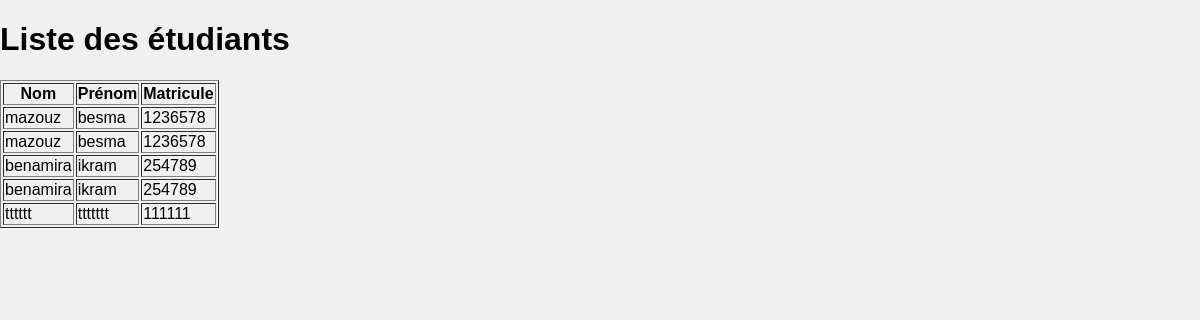
The page /app1/alist/ on the database its author committed.
### app1/models.py (models this page shows, shortened)
class Student(models.Model):
    nom = models.CharField(max_length=100)
    prenom = models.CharField(max_length=100)
    matricule = models.CharField(max_length=20)

### app1/views.py (the view)
def student_list(request):
    students = Student.objects.all()
    return render(request, 'student_list.html', {'students': students})

### templates/student_list.html (shortened to what this page needs)
{% load static %}
<!DOCTYPE html>
<html lang="en">
<head>
    <link rel="stylesheet" type="text/css" href="{% static 'css/style.css' %}">
</head>
<body>
    <h1>Liste des étudiants</h1>
    <table border="1">
        <thead>
            <tr>
                <th>Nom</th>
                <th>Prénom</th>
                <th>Matricule</th>
            </tr>
        </thead>
        <tbody>
            {% for student in students %}
            <tr>
                <td>{{ student.nom }}</td>
                <td>{{ student.prenom }}</td>
                <td>{{ student.matricule }}</td>
            </tr>
            {% endfor %}
        </tbody>
    </table>
</body>
</html>

### static/css/style.css (style rules this page uses)
body { font-family: Arial, sans-serif; margin: 0; padding: 0; background-color: #f0f0f0; }

### rows shown on the page
Student: nom "mazouz", prenom "besma", matricule "1236578"
Student: nom "mazouz", prenom "besma", matricule "1236578"
Student: nom "benamira", prenom "ikram", matricule "254789"
Student: nom "benamira", prenom "ikram", matricule "254789"
Student: nom "tttttt", prenom "ttttttt", matricule "111111"
